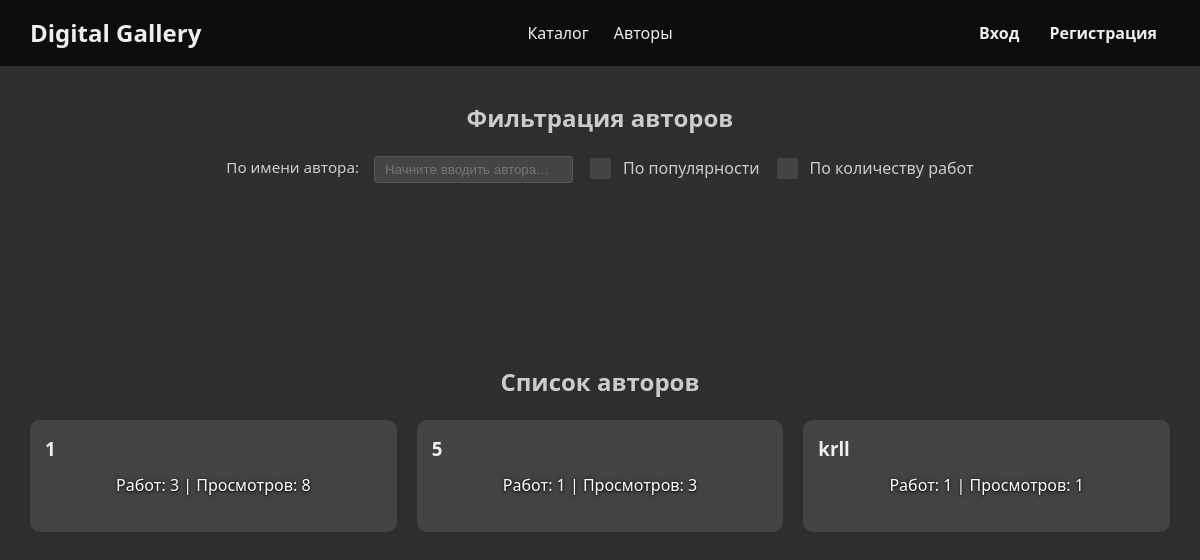
The app's page /authors with its own data.
### WebSite/data/users.py (models this page shows, shortened)
class User(SqlAlchemyBase, UserMixin, SerializerMixin):
    __tablename__ = 'users'
    id = Column(Integer, primary_key=True, autoincrement=True)
    nick_name = Column(String, nullable=False)
    email = Column(String, index=True, unique=True)
    hashed_password = Column(String, nullable=False)
    description = Column(String, nullable=True)
    balance = Column(Integer, default=0)
    creation_time = Column(DateTime, default=datetime.datetime.now)
    avatar_ext = Column(String, nullable=True)
    card_ext = Column(String, nullable=True)
    arts_created = orm.relationship('Arts', foreign_keys='Arts.creator', back_populates='creator_user')
    arts_owned = orm.relationship('Arts', foreign_keys='Arts.owner', back_populates='owner_user')

### WebSite/server.py (the view)
@app.route('/authors', methods=['GET'])
def authors():
    query = g.db_sess.query(
        User,
        func.count(Arts.id).label('works_count'),
        func.coalesce(func.sum(Arts.views), 0).label('total_views')
    ).join(Arts, User.id == Arts.creator).group_by(User.id)  # group_by обязательно (требуется для count/sum)
    popular_filter = bool(request.args.get('popularFilter'))
    works_count_filter = bool(request.args.get('worksCountFilter'))
    filter_authors = set(a.strip() for a in request.args.get('author', '').strip().split(',') if a.strip())
    if filter_authors:
        exprs = [User.nick_name.ilike(f'%{aut}%') for aut in filter_authors]
        query = query.filter(or_(*exprs))
    result = []
    for user, count, views in query.all():
        result.append({
            'user': user,
            'works_count': count,
            'total_views': views,
            'popular_works': g.db_sess.query(Arts)
            .filter_by(creator=user.id)
            .order_by(desc(Arts.views))
            .limit(3)
            .all()
        })
    if popular_filter:
        result.sort(key=lambda x: x['total_views'], reverse=True)
    if works_count_filter:
        result.sort(key=lambda x: x['works_count'], reverse=True)
    return render_template('authors.html',
                           authors=result,
                           author=', '.join(filter_authors),
                           popularFilter=popular_filter,
                           worksCountFilter=works_count_filter,
                           allAuthors=[u.nick_name for u in g.db_sess.query(User).all()])

### WebSite/data/db_session.py (called while the page is built)
def create_session() -> Session:
    global __factory
    return __factory()

### WebSite/server.py (called while the page is built)
@app.before_request
def open_db():
    g.db_sess = db_session.create_session()

### WebSite/templates/authors.html (shortened to what this page needs)
<!DOCTYPE html>
<html lang="ru">
<head>
    <link rel="stylesheet" href="{{ url_for('static', filename='css/styles.css') }}">
</head>
<body>
{% include 'header.html' %}
<form id="filterForm" method="get" action="{{ url_for('authors') }}">
    <section class="reveal" id="authorFilterSection" style="z-index: 10;">
        <h2>Фильтрация авторов</h2>
        <div class="filter-group">
            <label for="authorInput">По имени автора:</label>
            <div style="position: relative;">
                <input
                        type="text"
                        id="authorInput"
                        name="author"
                        autocomplete="off"
                        placeholder="Начните вводить автора…"
                        value="{{ author or '' }}"
                />
            </div>
            <div class="checkbox-container">
                <input type="checkbox" id="popularFilter" name="popularFilter" value="on"
                       {% if popularFilter %}checked{% endif %}>
                <label for="popularFilter">По популярности</label>
            </div>
            <div class="checkbox-container">
                <input type="checkbox" id="worksCountFilter" name="worksCountFilter" value="on"
                       {% if worksCountFilter %}checked{% endif %}>
                <label for="worksCountFilter">По количеству работ</label>
            </div>
        </div>
    </section>
</form>
<section class="reveal" id="authorsSection">
    <h2>Список авторов</h2>
    <div class="works-grid" style="grid-template-columns: repeat(auto-fit, minmax(250px, 1fr)); align-items: start;">
        {% for item in authors %}
        <div class="author-card" data-link="{{ url_for('profile', user_id=item.user.id) }}">
            <h3 class="no-redirect">{{item.user.nick_name}}</h3>
            <p class="no-redirect">Работ: {{item.works_count}} | Просмотров: {{item.total_views}}</p>
        </div>
        {% endfor %}
    </div>
</section>
</body>
</html>

### WebSite/static/css/styles.css (style rules this page uses)
* { box-sizing: border-box; margin: 0; padding: 0; }
html { scroll-behavior: smooth; }
body { font-family: 'Segoe UI', sans-serif; background: #2e2e2e; color: #eee; overflow-x: hidden; line-height: 1.5; }
body::before { content: ""; position: fixed; top: 0; left: 0; width: 100vw; height: 100vh; opacity: 0.1; background-image: url("https://www.transparenttextures.com/patterns/asfalt-dark.png"); pointer-events: none; z-index: -2; }
section { padding: 100px 30px 50px; position: relative; z-index: 1; }
section h1, section h2 { text-align: center; margin-bottom: 20px; max-width: auto; color: #ccc; word-wrap: break-word; word-break: break-word; white-space: normal; }
section h3 { margin-bottom: 10px; }
section p { text-align: center; max-width: 800px; margin: 0 auto 20px; word-wrap: break-word; word-break: break-word; white-space: normal; }
.reveal { opacity: 0; transform: translateY(50px); transition: opacity 0.6s ease-out, transform 0.6s ease-out; }
.reveal.active { opacity: 1; transform: translateY(0); }
.filter-group { display: flex; flex-wrap: wrap; gap: 15px; justify-content: center; margin-bottom: 30px; }
.filter-group label { font-size: 0.95rem; color: #ccc; }
.filter-group input, .filter-group select { padding: 5px 10px; border-radius: 3px; border: 1px solid #555; background: #444; color: #eee; outline: none; transition: border-color 0.3s; }
.works-grid { display: flex; flex-wrap: wrap; justify-content: center; gap: 20px; }
.author-card { background: rgba(255,255,255,0.1); border-radius: 10px; padding: 15px; position: relative; overflow: visible; cursor: pointer; transition: transform 0.3s ease, box-shadow 0.3s ease; }
.author-card.default-bg { background: rgba(255,255,255,0.1); }

### WebSite/templates/authors.html (style rules this page uses)
.works-grid { display: grid; grid-template-columns: repeat(auto-fit, minmax(250px, 1fr)); gap: 20px; }
.checkbox-container { display: flex; align-items: left; margin-bottom: 3px; cursor: default; }
.checkbox-container input[type="checkbox"] { appearance: none; -webkit-appearance: none; -moz-appearance: none; width: 25px; height: 25px; border: 2px solid #2e2e2e; border-radius: 4px; margin-right: 10px; position: relative; outline: none; cursor: pointer; transition: background-color 0.2s, border-color 0.2s; }
.checkbox-container label { cursor: pointer; color: #cccccc; font-size: 1rem; }
.no-redirect { cursor: default; }
.author-card p { color: #fff; text-shadow: 0 1px 2px rgba(0, 0, 0, 0.8), 0 0 4px rgba(0, 0, 0, 0.6); }

### records on screen
User: user.nick_name "1"
User: user.nick_name "5"
User: user.nick_name "krll"

### other values on screen
{{ item.works_count }} "3" "1" "1"
{{ item.total_views }} "8" "3" "1"
